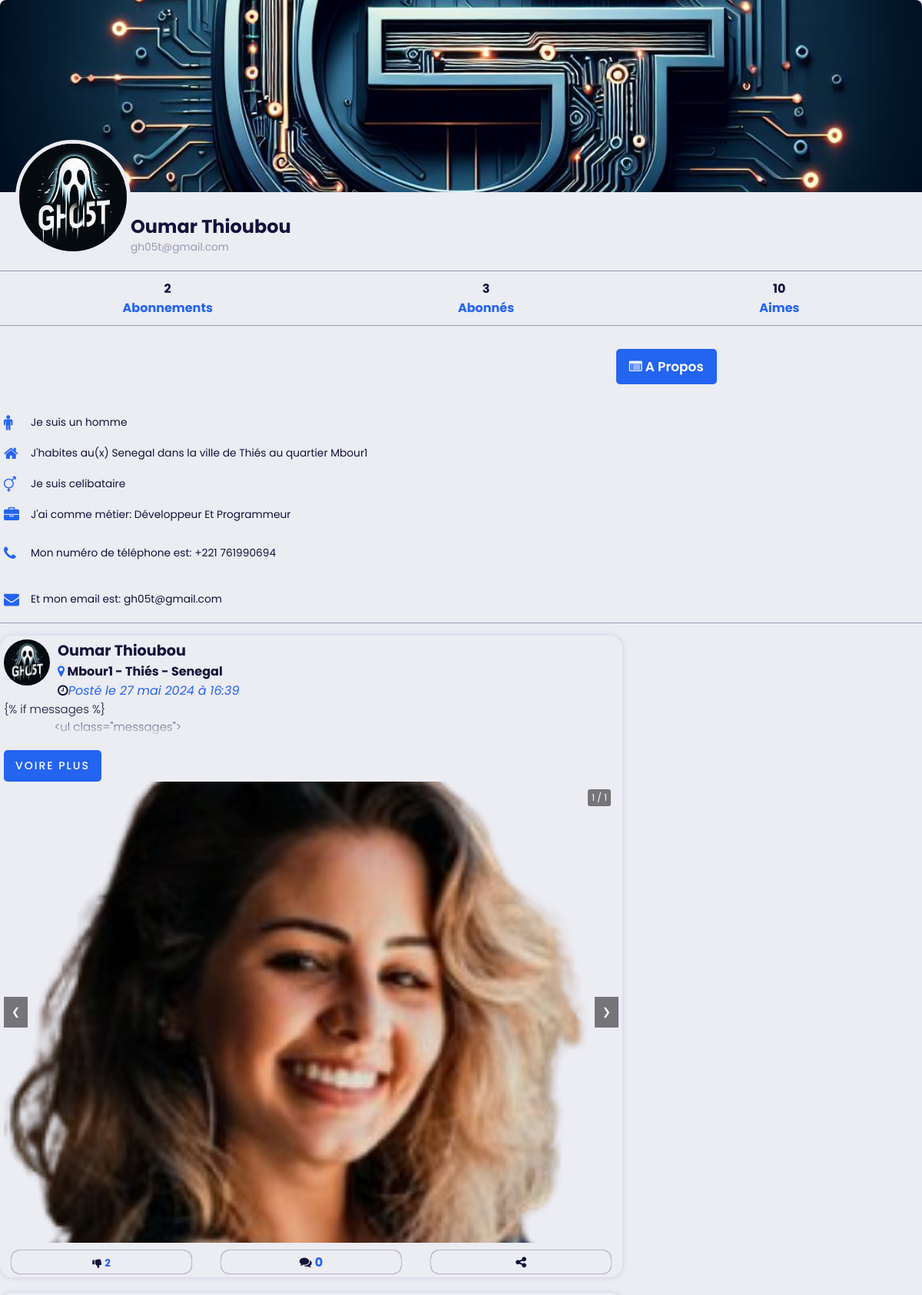
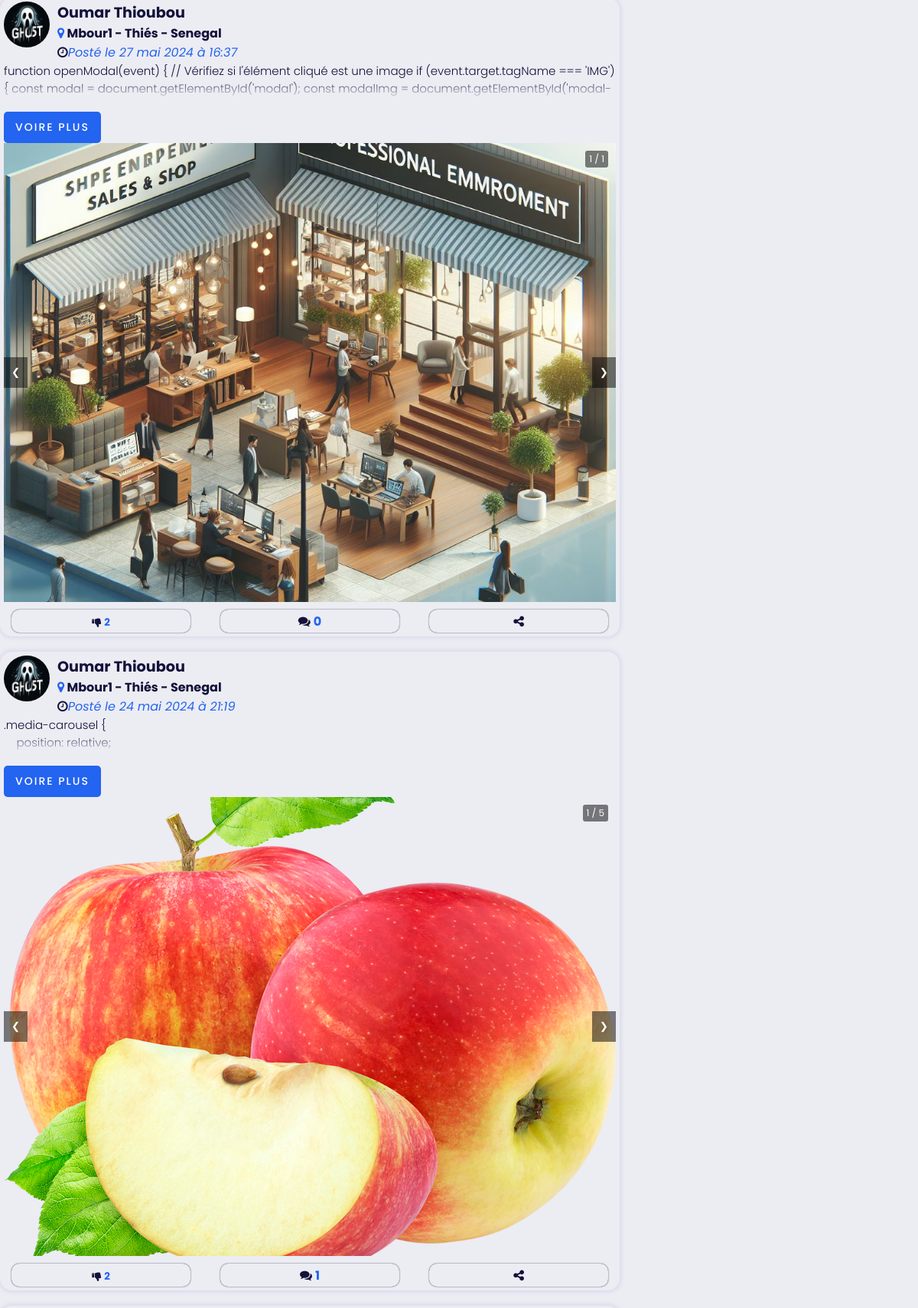
The app's page /profiles/1/ (upper part) with its own data (2 pictures, top to bottom).
### galsen/models.py (models this page shows, shortened)
class AbstractUser(BaseAbstractUser):
    groups = models.ManyToManyField(Group, related_name='customuser_set', blank=True)
    user_permissions = models.ManyToManyField(Permission, related_name='customuser_set', blank=True)

class CustomUser(AbstractUser):
    LANGUE = [
        ('français', 'Français'),
        ('anglais', 'Anglais'),
        ('spagnol', 'Espagnol'),
        ('italien', 'Italien'),
        ('arabe', 'Arabe'),
    ]
    ACCESS = [
        ('autorised', 'Autorisé(e)'),
        ('no_autorised', 'Non autorisé(e)'),
    ]
    ROLES = [
        ('personnel', 'Personnel(le)'),
        ('ecole', 'Ecole'),
        ('entreprise', 'Entreprise'),
    ]
    profile_image = models.ImageField(upload_to='profile_images/', null=True, blank=True)
    banner_image = models.ImageField(upload_to='banner_images/', null=True, blank=True)
    GENRE = [
        ('homme', 'Homme'),
        ('femme', 'Femme'),
    ]
    SITUATION_MATRIMONIALE = [
        ('celibataire', 'Célibataire'),
        ('marie', 'Marié(e)'),
        ('fiance', 'Fiancé(e)'),
        ('divorce', 'Divorcé(e)'),
    ]
    marque_dispositif = models.CharField(max_length=255, null=True, blank=True)
    metier = models.CharField(max_length=150, null=True, blank=True)
    etablissement = models.CharField(max_length=255, null=True, blank=True)
    pays = models.CharField(max_length=50, null=True, blank=True)
    ville = models.CharField(max_length=50, null=True, blank=True)
    quartier = models.CharField(max_length=50, null=True, blank=True)
    langue = models.CharField(max_length=255, null=True, blank=True)
    birthday = models.DateField(null=True, blank=True)
    indicatif_pays = models.CharField(max_length=15, null=True, blank=True)
    number_phone = models.CharField(max_length=15, null=True, blank=True)
    number_whatsapp = models.CharField(max_length=15, null=True, blank=True)
    number_telegram = models.CharField(max_length=15, null=True, blank=True)
    instagram_link = models.URLField(null=True, blank=True)
    twitter_link = models.URLField(null=True, blank=True)
    youtube_link = models.URLField(null=True, blank=True)
    website_link = models.URLField(null=True, blank=True)
    langue = models.CharField(max_length=255, choices=LANGUE, default='français')
    rôle = models.CharField(max_length=255, choices=ROLES, default='personnel')
    access = models.CharField(max_length=255, choices=ACCESS, default='no_autorised')
    genre = models.CharField(max_length=255, choices=GENRE, default='homme')
    situation_matrimoniale = models.CharField(max_length=20, choices=SITUATION_MATRIMONIALE, default='celibataire')
    followers = models.ManyToManyField('self', symmetrical=False, related_name='following_users', blank=True)
    def total_likes_received(self):
        total_likes = 0
        for post in self.post_set.all():
            total_likes += post.like_post.count()
        return total_likes

class AbstractUser(BaseAbstractUser):
    groups = models.ManyToManyField(Group, related_name='customuser_set', blank=True)
    user_permissions = models.ManyToManyField(Permission, related_name='customuser_set', blank=True)

class Post(models.Model):
    user = models.ForeignKey(CustomUser, on_delete=models.CASCADE)
    video = models.FileField(upload_to='post_videos/')
    contenu_post = models.TextField()
    tag_post = models.CharField(max_length=255)
    session_info = models.CharField(max_length=255, null=True, blank=True)
    date_creation_post = models.DateTimeField(auto_now_add=True)
    like_post = models.ManyToManyField(CustomUser, blank=True, related_name="likes")
    dislike = models.ManyToManyField(CustomUser, blank=True, related_name='dislikes')
    shared_boby = models.TextField(blank=True, null=True)
    share_on = models.DateTimeField(blank=True, null=True)
    shared_user = models.ForeignKey(CustomUser, on_delete=models.CASCADE, null=True, blank=True, related_name='+')
    class Meta:
        ordering = ['-date_creation_post', '-share_on']
    @property
    def nombre_commentaire(self):
        return Commentaire.objects.filter(post=self).count()

class MediasPost(models.Model):
    post = models.ForeignKey(Post, on_delete=models.CASCADE)
    image = models.ImageField(upload_to='post_images/')

### galsen/views.py (the view)
# urls.py: path('profiles/<int:user_id>/', views.user_detail, name='user_detail'),
def user_detail(request, user_id):
    profile_user = get_object_or_404(CustomUser, pk=user_id)
    posts = Post.objects.filter(user=profile_user)  # Récupère tous les posts de cet utilisateur
    return render(request, 'profils/users_public.html', {'profile_user': profile_user, 'posts': posts})

### galsen/templates/profils/users_public.html (shortened to what this page needs)
{% load static %}
<!DOCTYPE html>
<html lang="en">
<head>
    <link rel="stylesheet" href="{% static 'assets/icones/font-awesome/css/font-awesome.css' %}">
    <link rel="stylesheet" href="{% static 'assets/icones/font-awesome/css/font-awesome.min.css' %}">
    <link rel="stylesheet" href="{% static 'assets/ressources/styles/profil.css' %}">
    <link rel="stylesheet" href="{% static 'assets/ressources/styles/contenu.css' %}">
    <link rel="stylesheet" href="{% static 'assets/ressources/styles/theme.css' %}">
    <link rel="stylesheet" href="{% static 'assets/ressources/styles/lightbox.min.css' %}">
</head>
<body>
    <div class="profile-container">
        <div class="banner">
            {% if profile_user.banner_image and profile_user.banner_image.url %}
                <a href="{{ profile_user.banner_image.url }}" data-lightbox="mygallery">
                    <img src="{{ profile_user.banner_image.url }}">
                </a>
                {% else %}
                    <img src="{% static 'assets/default/user.png' %}">
            {% endif %}
        </div>
        <div class="profile-section">
          <div class="profile-pic">
                {% if profile_user.profile_image and profile_user.profile_image.url %}
                    <a href="{{ profile_user.profile_image.url }}" data-lightbox="mygallery">
                        <img src="{{ profile_user.profile_image.url }}">
                    </a>
                    {% else %}
                        <img src="{% static 'assets/default/user.png' %}">
                {% endif %}
          </div>
          <div class="profile-info">
            <h1>
                {% if profile_user.rôle == "personnel" %}
                    {{ profile_user.first_name }} {{ profile_user.last_name }}
                {% else %}
                    {% if profile_user.etablissement %}  {{ profile_user.etablissement }} {% endif %}
                {% endif %}
            </h1>
            <p>{{ profile_user.email }}</p>
          </div>
        </div>
        <div class="profile-nav">
          <ul>
            <li><a href="#"><span class="tempo">{{ profile_user.following_users.count }}</span>Abonnements</a></li>
            <li><a href="#"><span class="tempo">{{ profile_user.followers.count }}</span>Abonnés</a></li>
            <li><a href="#"><span class="tempo">{{ profile_user.total_likes_received }}</span>Aimes</a></li>
          </ul>
        </div>
        <div class="profile-content">
            <div class="buttons-1">
                <a href="{% url 'a_propos_detail' user_id=profile_user.id %}" class="button"> <i class="fa fa-list-alt"></i> A Propos </a>
            </div>
            <ul class="status">
                <li>
                    {% if profile_user.genre == "homme" %}
                        <i class="fa fa-male primary"></i>
                        <p>Je suis un
                            <span>{{ profile_user.genre }}</span>
                        </p>
                    {% elif profile_user.genre == "femme" %}
                        <i class="fa fa-female primary"></i>
                        <p>Je suis une
                            <span>{{ profile_user.genre }}</span>
                        </p>
                    {% else %}
                        <p>Genre non spécifié</p>
                    {% endif %}
                </li>
                <li>
                    <i class="fa fa-home primary"></i>
                    <p>J'habites au(x)
                        <span>{{ profile_user.pays }}</span> dans la ville de
                        <span>{{ profile_user.ville }}</span> au quartier
                        <span>{{ profile_user.quartier }}</span>
                     </p>
                </li>
                <li>
                    <i class="fa fa-transgender primary"></i>
                    <p>Je suis
                        <span>{{ profile_user.situation_matrimoniale }}</span>
                     </p>
                </li>
                {% if profile_user.metier %}
                    {% if profile_user.rôle == "personnel" %}
                            <li>
                                <i class="fa fa-briefcase primary"></i>
                                <p>J'ai comme métier:
                                    <span>{{ profile_user.metier }}</span>
                                </p>
                            </li>
                    {% endif %}
                {% endif %}
                {% if profile_user.number_phone %}
                    <li>
                        <a href="tel:+{{ profile_user.indicatif_pays }}{{ profile_user.number_phone }}">
                            <i class="fa fa-phone primary"></i>
                            <p>Mon numéro de téléphone est:
                                <span>+{{ profile_user.indicatif_pays }} {{ profile_user.number_phone }}</span>
                            </p>
                        </a>
                    </li>
                {% endif %}
                <li>
                    <a href="mailto:{{ profile_user.email }}">
                        <i class="fa fa-envelope primary"></i>
                        <p>Et mon email est:
                            <span>{{ profile_user.email }}</span>
                        </p>
                    </a>
                </li>
            </ul>
            {% if posts %}
                {% for post in posts %}
                    <div class="post-card post-card-user">
                        <div class="top-post">
                            <div class="infos-users">
                                <a href="#">
                                    <div class="image">
                                        {% if post.user.profile_image and post.user.profile_image.url %}
                                            <img src="{{ post.user.profile_image.url}}" class="enligne">
                                        {% else %}
                                            <img src="{% static 'assets/default/user.png' %}" class="enligne">
                                        {% endif %}
                                    </div>
                                    <div class="details">
                                        <div class="name">
                                            {% if post.user.rôle == "personnel" %}
                                                <h3> {{ post.user.first_name }} {{ post.user.last_name }} </h3>
                                            {% else %}
                                                <h3> <i class="fa fa-briefcase primary"></i> {% if post.user.etablissement %} {{ post.user.etablissement }} {% endif %}
                                                    <span class="danger">
                                                        ({{ post.user.rôle|upper }})
                                                    </span>
                                                </h3>
                                            {% endif %}
                                        </div>
                                        <div class="user_localhome">
                                            <span>
                                                {% if post.user.quartier and post.user.ville and post.user.pays %}
                                                    <b><i class="fa fa-map-marker primary"></i> {{ post.user.quartier }}  - {{ post.user.ville }}  - {{ post.user.pays }} </b>
                                                {% endif %}
                                            </span>
                                        </div>
                                        <div class="time_post">
                                            <span class="fa fa-clock-o"><i class="primary">Posté le {{ post.date_creation_post|date:"d F Y à H:i" }}
                                                </i></span>
                                        </div>
                                    </div>
                                </a>
                            </div>
                        </div>
                        <div class="center-post">
                            <div class="description">
                                <p>
                                    {{ post.contenu_post|safe }}
                                </p>
                            </div>
                            <a class="more"></a>
                            {% if post.mediaspost_set.all or post.video %}
                                <div class="media-carousel" data-post-id="{{ post.id }}">
                                    <button class="prev-btn">&#10094;</button>
                                    <div class="media-wrapper" onclick="openModal(event)">
                                        {% for media in post.mediaspost_set.all %}
                                            {% if media.image %}
                                                <img src="{{ media.image.url }}" alt="Media 1" class="affiche">
                                            {% endif %}
                                        {% endfor %}
                                    </div>
                                    <button class="next-btn">&#10095;</button>
                                    <div class="media-indicator"></div>
                                </div>
                            {% endif %}
                        </div>
                        <section class="followers">
                            <a class="like-btn" data-like-url="{% url 'likes' post.pk %}">
                                <form id="like-form-{{ post.pk }}" method="POST" action="{% url 'likes' post.pk %}">
                                    <button type="submit" class="button-like" data-post-id="{{ post.pk }}">
                                        <span class="like-icon" id="likeIcon{{ post.pk }}">
                                            {% if user.is_authenticated %}
                                                {% if request.user in post.like_post.all %}
                                                    <i class="fa fa-thumbs-up primary"></i>
                                                {% else %}
                                                    <i class="fa fa-thumbs-down"></i>
                                                {% endif %}
                                            {% else %}
                                                <i class="fa fa-thumbs-down"></i>
                                            {% endif %}
                                        </span>
                                        <b class="number-like primary">{{ post.like_post.count }}</b>
                                    </button>
                                </form>
                            </a>
                            <a href="{% url 'post_comments' post.id %}">
                                <i class="fa fa-comments">
                                    <span class="primary" style="font-weight: bold;">
                                        {% if post.nombre_commentaire > 1000 %}
                                            {{ post.nombre_commentaire|divisibleby:1000|floatformat:"0.1" }}k
                                        {% else %}
                                            {{ post.nombre_commentaire }}
                                        {% endif %}
                                    </span>
                                </i>
                            </a>
                            <a onclick="openPopup('{{ post.id }}')">
                                <i class="fa fa-share-alt"></i>
                            </a>
                        </section>
                    </div>
                {% endfor %}
                    {% else %}
                    <center>
                        <p class="success">Aucune poste disponible pour le moment.</p>
                    </center>
            {% endif %}
        </div>
      </div>
</body>
</html>

### records on screen
CustomUser: banner_image (picture), profile_image (picture), following_users.count "2", followers.count "3", total_likes_received "10", genre "homme", pays "Senegal", ville "Thiés", quartier "Mbour1", situation_matrimoniale "celibataire", metier "Développeur Et Programmeur", indicatif_pays "221", number_phone "761990694"
AbstractUser: first_name "Oumar", last_name "Thioubou", email "gh05t@gmail.com"
Post: user.profile_image (picture), user.first_name "Oumar", user.last_name "Thioubou", user.quartier "Mbour1", user.ville "Thiés", user.pays "Senegal", date_creation_post "27 mai 2024 à 16:39", contenu_post "{% if messages %} <ul class=\"messages\">", like_post.count "2", nombre_commentaire "0"
MediasPost: image (picture)
Post: user.profile_image (picture), user.first_name "Oumar", user.last_name "Thioubou", user.quartier "Mbour1", user.ville "Thiés", user.pays "Senegal", date_creation_post "27 mai 2024 à 16:37", contenu_post "function openModal(event) { // Vérifiez si l'élément cliqué est une image if (event.target.tagName === 'IMG') { const modal = document.getElementById('modal'); const modalImg =…", like_post.count "2", nombre_commentaire "0"
MediasPost: image (picture)
Post: user.profile_image (picture), user.first_name "Oumar", user.last_name "Thioubou", user.quartier "Mbour1", user.ville "Thiés", user.pays "Senegal", date_creation_post "24 mai 2024 à 21:19", contenu_post ".media-carousel { position: relative;", like_post.count "2", nombre_commentaire "1"
MediasPost: image (picture)
